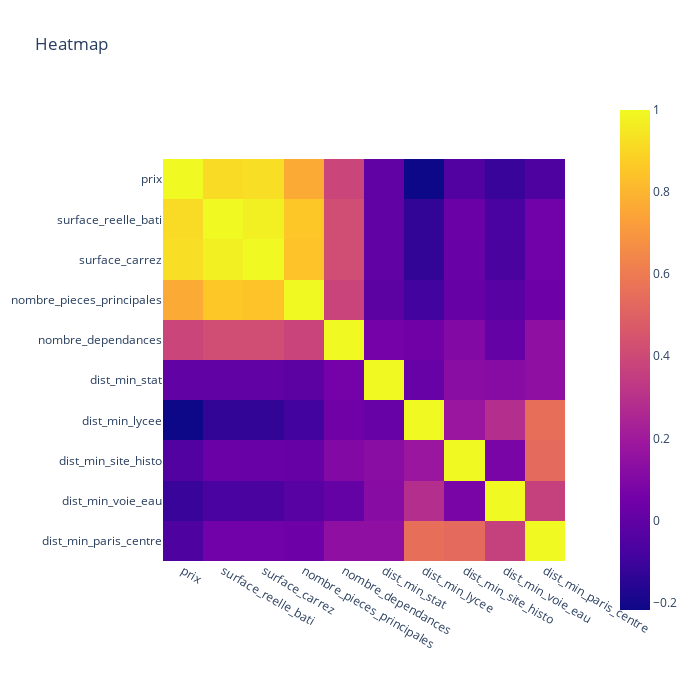

Source (notebook cell):
### Code cell
import plotly.express as px

dvf_corr = dvf_avec_dist_centre.copy()
dvf_corr = dvf_test[var_base+var_dist]

fig = px.imshow(dvf_corr.corr(), title='Heatmap',  width=700, height=700)
fig.show()

### Figure 1 — Plotly figure (JSON) as saved in the notebook; plotly's stock layout.template omitted (floating-point values rounded to 4 significant figures)
{"data": [{"coloraxis": "coloraxis", "hovertemplate": "x: %{x}<br>y: %{y}<br>color: %{z}<extra></extra>", "name": "0", "type": "heatmap", "x": ["prix", "surface_reelle_bati", "surface_carrez", "nombre_pieces_principales", "nombre_dependances", "dist_min_stat", "dist_min_lycee", "dist_min_site_histo", "dist_min_voie_eau", "dist_min_paris_centre"], "xaxis": "x", "y": ["prix", "surface_reelle_bati", "surface_carrez", "nombre_pieces_principales", "nombre_dependances", "dist_min_stat", "dist_min_lycee", "dist_min_site_histo", "dist_min_voie_eau", "dist_min_paris_centre"], "yaxis": "y", "z": [[1, 0.9112, 0.9209, 0.7629, 0.3835, -7.786e-05, -0.2184, -0.04852, -0.1143, -0.05968], [0.9112, 1, 0.9748, 0.8537, 0.4186, 0.0005436, -0.1302, 0.02431, -0.07078, 0.04788], [0.9209, 0.9748, 1, 0.8424, 0.4209, -0.0008773, -0.1299, 0.02297, -0.06788, 0.05028], [0.7629, 0.8537, 0.8424, 1, 0.379, -0.01573, -0.09097, 0.01475, -0.02832, 0.03693], [0.3835, 0.4186, 0.4209, 0.379, 1, 0.05877, 0.04359, 0.1044, 0.008838, 0.1413], [-7.786e-05, 0.0005436, -0.0008773, -0.01573, 0.05877, 1, 0.01529, 0.126, 0.1209, 0.1414], [-0.2184, -0.1302, -0.1299, -0.09097, 0.04359, 0.01529, 1, 0.1831, 0.2841, 0.5557], [-0.04852, 0.02431, 0.02297, 0.01475, 0.1044, 0.126, 0.1831, 1, 0.07637, 0.5335], [-0.1143, -0.07078, -0.06788, -0.02832, 0.008838, 0.1209, 0.2841, 0.07637, 1, 0.3649], [-0.05968, 0.04788, 0.05028, 0.03693, 0.1413, 0.1414, 0.5557, 0.5335, 0.3649, 1]]}], "layout": {"coloraxis": {"colorscale": [[0, "#0d0887"], [0.1111, "#46039f"], [0.2222, "#7201a8"], [0.3333, "#9c179e"], [0.4444, "#bd3786"], [0.5556, "#d8576b"], [0.6667, "#ed7953"], [0.7778, "#fb9f3a"], [0.8889, "#fdca26"], [1, "#f0f921"]]}, "height": 700, "title": {"text": "Heatmap"}, "width": 700, "xaxis": {"anchor": "y", "autorange": true, "constrain": "domain", "domain": [0, 1], "range": [-0.5, 9.5], "scaleanchor": "y", "type": "category"}, "yaxis": {"anchor": "x", "autorange": true, "constrain": "domain", "domain": [0.1135, 0.8865], "range": [9.5, -0.5], "type": "category"}}}
